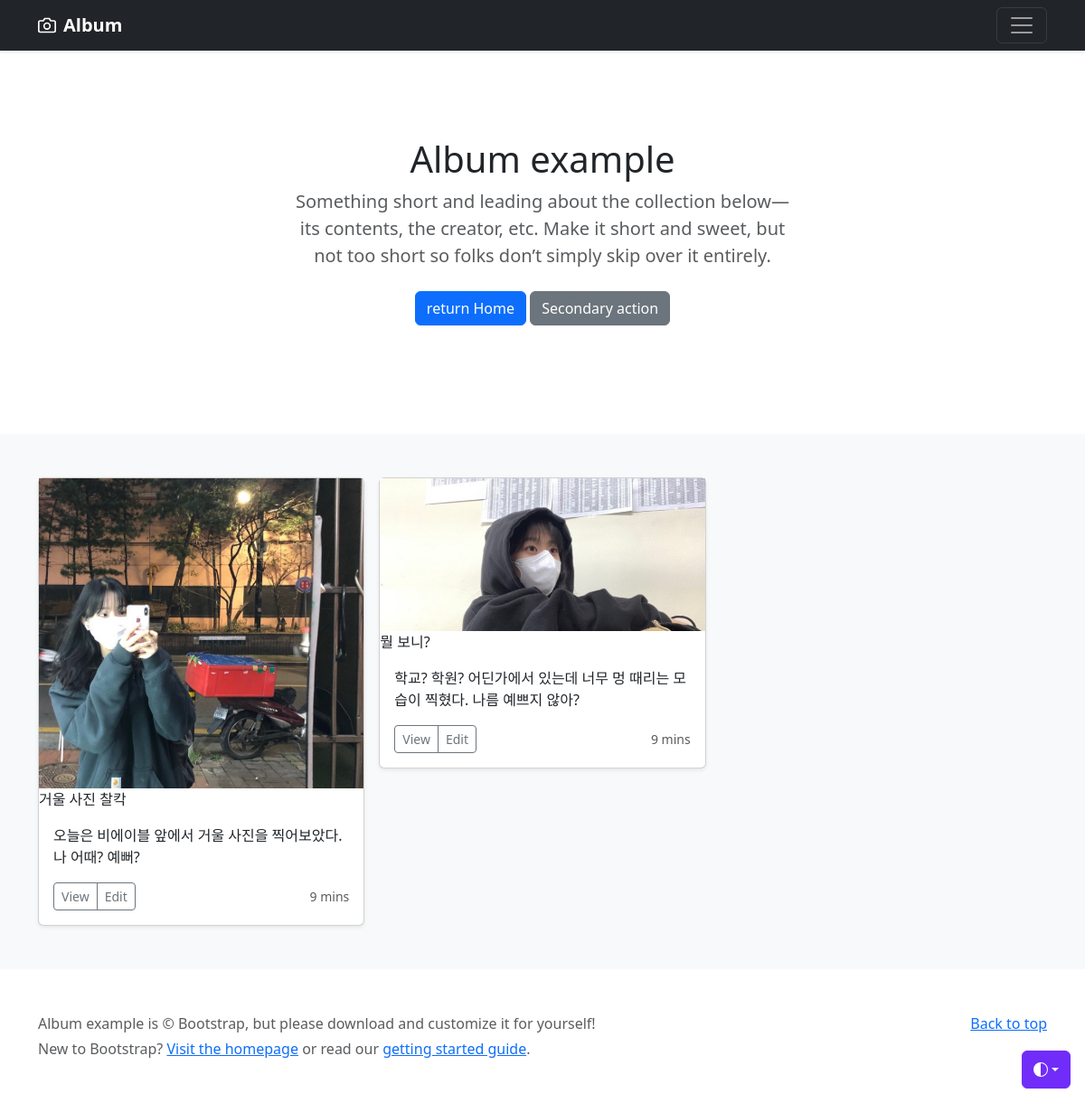
/portfolio/, run on an earlier commit of the app's database.
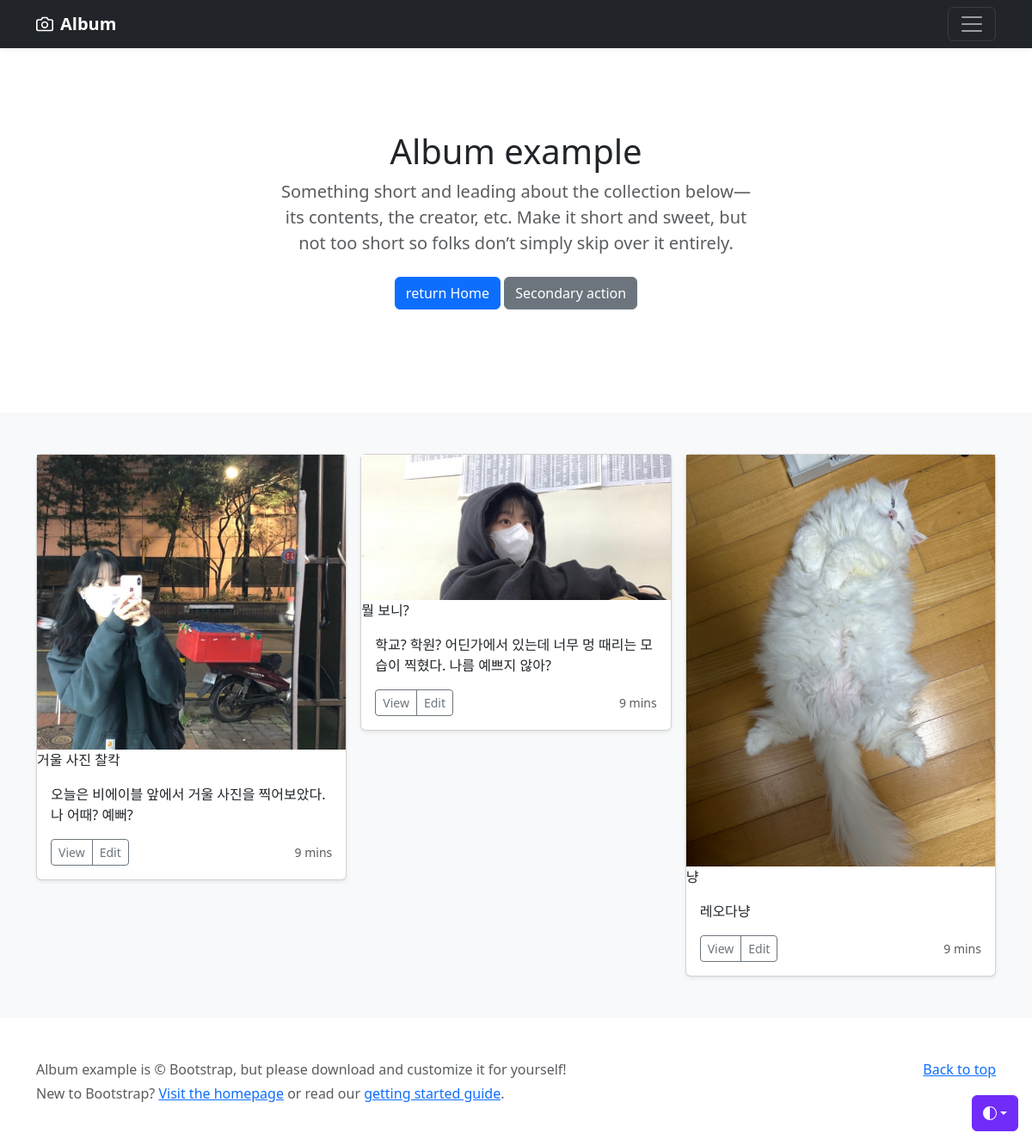
And on a later commit of the database.
### portfolio/models.py (models this page shows, shortened)
class Portfolio(models.Model):
    title = models.CharField(max_length = 255)
    image = models.ImageField(upload_to = 'images/')
    description = models.CharField(max_length = 500)

### portfolio/views.py (the view)
# urls.py: path('portfolio/', portfolio.views.portfolio, name = 'portfolio'),
def portfolio(request):
    portfolios = Portfolio.objects
    return render(request, 'portfolio.html', {'portfolios': portfolios})

### portfolio/templates/portfolio.html (shortened to what this page needs)
{%load static%}
<!doctype html>
<html lang="en" data-bs-theme="auto">
<head>
    <link href="https://cdn.jsdelivr.net/npm/bootstrap@5.3.0-alpha3/dist/css/bootstrap.min.css" rel="stylesheet"
>
    <link href="/docs/5.3/dist/css/bootstrap.min.css" rel="stylesheet"
>
</head>
<body>
    <div class="dropdown position-fixed bottom-0 end-0 mb-3 me-3 bd-mode-toggle">
        <button class="btn btn-bd-primary py-2 dropdown-toggle d-flex align-items-center" id="bd-theme" type="button"
            aria-expanded="false" data-bs-toggle="dropdown" aria-label="Toggle theme (auto)">
            <svg class="bi my-1 theme-icon-active" width="1em" height="1em">
                <use href="#circle-half"></use>
            </svg>
        </button>
    </div>
    <header data-bs-theme="dark">
        <div class="navbar navbar-dark bg-dark shadow-sm">
            <div class="container">
                <a href="#" class="navbar-brand d-flex align-items-center">
                    <strong>Album</strong>
                </a>
                <button class="navbar-toggler" type="button" data-bs-toggle="collapse" data-bs-target="#navbarHeader"
                    aria-controls="navbarHeader" aria-expanded="false" aria-label="Toggle navigation">
                    <span class="navbar-toggler-icon"></span>
                </button>
            </div>
        </div>
    </header>
    <main>
        <section class="py-5 text-center container">
            <div class="row py-lg-5">
                <div class="col-lg-6 col-md-8 mx-auto">
                    <h1 class="fw-light">Album example</h1>
                    <p class="lead text-body-secondary">Something short and leading about the collection below—its
                        contents, the creator, etc. Make it short and sweet, but not too short so folks don’t simply
                        skip over it entirely.</p>
                    <p>
                        <a href="{%url 'home'%}" class="btn btn-primary my-2">return Home</a>
                        <a href="#" class="btn btn-secondary my-2">Secondary action</a>
                    </p>
                </div>
            </div>
        </section>
        <div class="album py-5 bg-body-tertiary">
            <div class="container">
                <div class="row row-cols-1 row-cols-sm-2 row-cols-md-3 g-3">
                    <div class="col">
                        <div class="card shadow-sm">
                            <img src="{%static 'asd.jpg'%}" alt="윤서">
                            <rect width="100%" height="100%" fill="#55595c" /><text x="50%" y="50%" fill="#eceeef"
                                dy=".3em">거울 사진 찰칵</text>
                            <div class="card-body">
                                <p class="card-text">오늘은 비에이블 앞에서 거울 사진을 찍어보았다. 나 어때? 예뻐?</p>
                                <div class="d-flex justify-content-between align-items-center">
                                    <div class="btn-group">
                                        <button type="button" class="btn btn-sm btn-outline-secondary">View</button>
                                        <button type="button" class="btn btn-sm btn-outline-secondary">Edit</button>
                                    </div>
                                    <small class="text-body-secondary">9 mins</small>
                                </div>
                            </div>
                        </div>
                    </div>
                    <div class="col">
                        <div class="card shadow-sm">
                            <img src="{%static 'qwe.jpg'%}" alt="윤서">
                            <rect width="100%" height="100%" fill="#55595c" /><text x="50%" y="50%" fill="#eceeef"
                                dy=".3em">뭘 보니?</text>
                            <div class="card-body">
                                <p class="card-text">학교? 학원? 어딘가에서 있는데 너무 멍 때리는 모습이 찍혔다.
                                    나름 예쁘지 않아?
                                </p>
                                <div class="d-flex justify-content-between align-items-center">
                                    <div class="btn-group">
                                        <button type="button" class="btn btn-sm btn-outline-secondary">View</button>
                                        <button type="button" class="btn btn-sm btn-outline-secondary">Edit</button>
                                    </div>
                                    <small class="text-body-secondary">9 mins</small>
                                </div>
                            </div>
                        </div>
                    </div>
                    {% for portfolio in portfolios.all %}
                    <div class="col">
                        <div class="card shadow-sm">
                            <img src="{{portfolio.image.url}}" alt="윤서">
                            <rect width="100%" height="100%" fill="#55595c" /><text x="50%" y="50%" fill="#eceeef"
                                dy=".3em">{{portfolio.title}}</text>
                            <div class="card-body">
                                <p class="card-text">{{portfolio.description}}</p>
                                <div class="d-flex justify-content-between align-items-center">
                                    <div class="btn-group">
                                        <button type="button" class="btn btn-sm btn-outline-secondary">View</button>
                                        <button type="button" class="btn btn-sm btn-outline-secondary">Edit</button>
                                    </div>
                                    <small class="text-body-secondary">9 mins</small>
                                </div>
                            </div>
                        </div>
                    </div>
                    {%endfor%}
                </div>
            </div>
        </div>
    </main>
    <footer class="text-body-secondary py-5">
        <div class="container">
            <p class="float-end mb-1">
                <a href="#">Back to top</a>
            </p>
            <p class="mb-1">Album example is &copy; Bootstrap, but please download and customize it for yourself!</p>
            <p class="mb-0">New to Bootstrap? <a href="/">Visit the homepage</a> or read our <a
                    href="/docs/5.3/getting-started/introduction/">getting started guide</a>.</p>
        </div>
    </footer>
</body>
</html>

### portfolio/templates/portfolio.html (style rules this page uses)
.bi { vertical-align: -.125em; fill: currentColor; }
.btn-bd-primary { --bd-violet-bg: #712cf9; --bd-violet-rgb: 112.520718, 44.062154, 249.437846; --bs-btn-font-weight: 600; --bs-btn-color: var(--bs-white); --bs-btn-bg: var(--bd-violet-bg); --bs-btn-border-color: var(--bd-violet-bg); --bs-btn-hover-color: var(--bs-white); --bs-btn-hover-bg: #6528e0; --bs-btn-hover-border-color: #6528e0; --bs-btn-focus-shadow-rgb: var(--bd-violet-rgb); --bs-btn-active-color: var(--bs-btn-hover-color); --bs-btn-active-bg: #5a23c8; --bs-btn-active-border-color: #5a23c8; }
.bd-mode-toggle { z-index: 1500; }

What changed in the data, as far as the page shows it:
added Portfolio: image (picture), title "냥", description "레오다냥"
